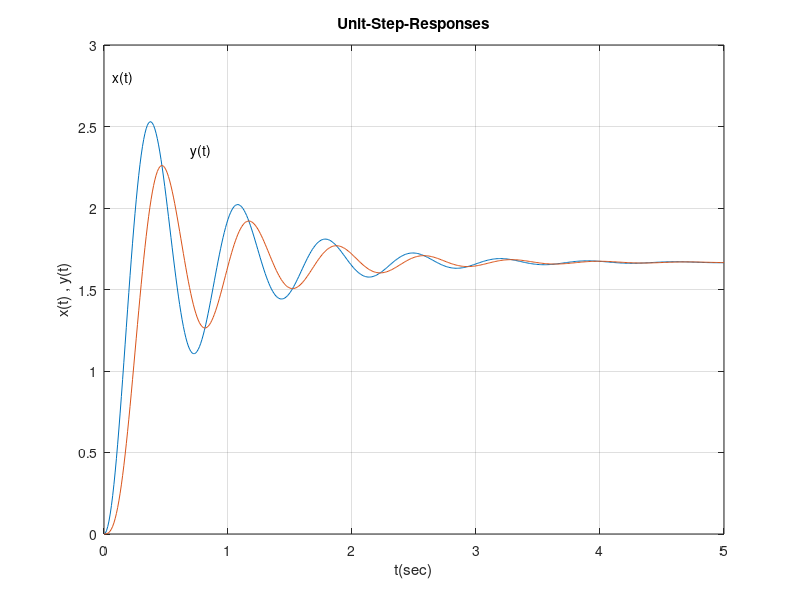

Write the MATLAB code that produced this figure.
t    = 0:0.01:5;
num1 = [100 1000];
num2 = [1000];
den  = [1 10 100 600];
sys1 = tf(num1,den);
sys2 = tf(num2,den);
x = step(sys1,t);
y = step(sys2,t);
plot(t,x,t,y);
grid;
title('Unit-Step-Responses');
xlabel('t(sec)');
ylabel('x(t) , y(t)');
text(0.07,2.8,'x(t)');
text(0.7,2.35,'y(t)');


